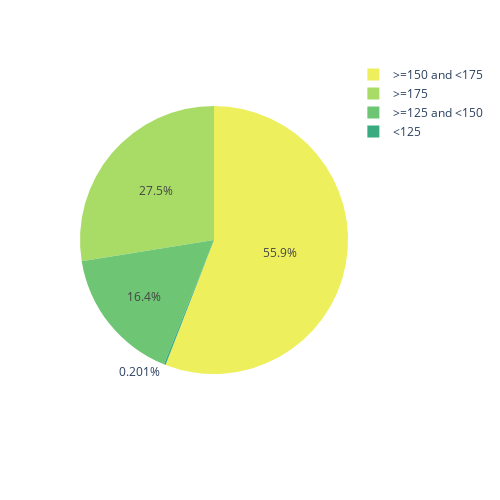

Notebook source saved alongside this figure:
### Code cell
fig = px.pie(df_weight, values="values",
             names="weight_lbs", 
             color_discrete_sequence=px.colors.sequential.Aggrnyl_r,width=500,height=500)
fig.update_layout(title_text=titulo, title_x=0.5)

### Figure 1 — Plotly figure (JSON) as saved in the notebook; plotly's stock layout.template omitted (floating-point values rounded to 4 significant figures)
{"data": [{"domain": {"x": [0, 1], "y": [0, 1]}, "hovertemplate": "weight_lbs=%{label}<br>value=%{value}<extra></extra>", "labels": ["<125", ">=125 and <150", ">=150 and <175", ">=175"], "legendgroup": "", "name": "", "showlegend": true, "type": "pie", "values": [0.002005, 0.1638, 0.5589, 0.2753]}], "layout": {"height": 500, "legend": {"tracegroupgap": 0}, "margin": {"t": 60}, "piecolorway": ["rgb(237, 239, 93)", "rgb(169, 220, 103)", "rgb(110, 197, 116)", "rgb(57, 171, 126)", "rgb(13, 143, 129)", "rgb(15, 114, 121)", "rgb(36, 86, 104)"], "title": {"text": "", "x": 0.5}, "width": 500}}
